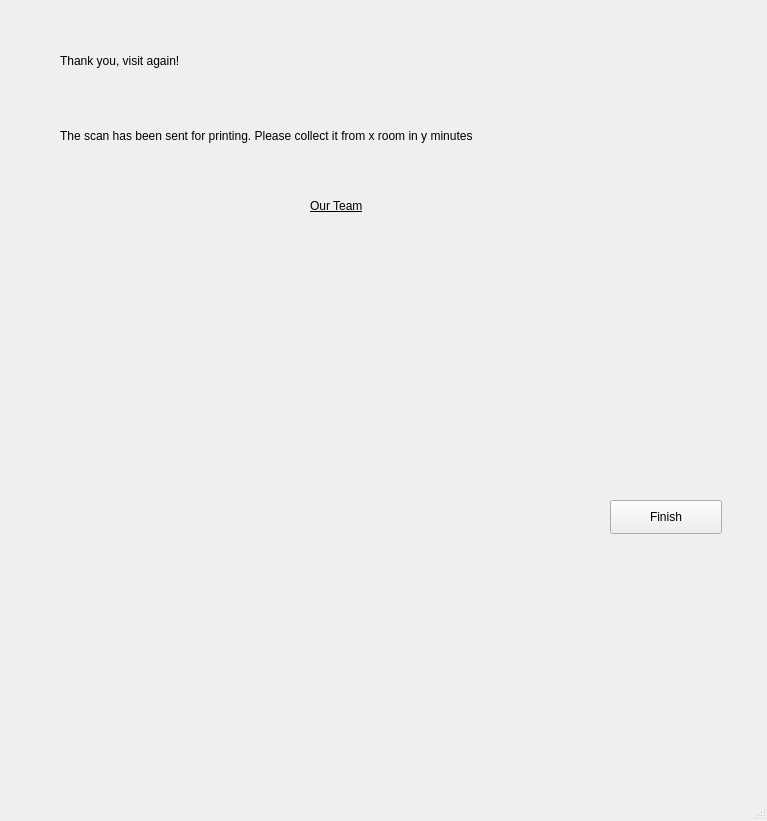
<?xml version="1.0" encoding="UTF-8"?>
<ui version="4.0">
 <class>MainWindow</class>
 <widget class="QMainWindow" name="MainWindow">
  <property name="geometry">
   <rect>
    <x>0</x>
    <y>0</y>
    <width>767</width>
    <height>821</height>
   </rect>
  </property>
  <property name="windowTitle">
   <string>MainWindow</string>
  </property>
  <widget class="QWidget" name="centralwidget">
   <widget class="QLabel" name="l3">
    <property name="geometry">
     <rect>
      <x>60</x>
      <y>110</y>
      <width>691</width>
      <height>51</height>
     </rect>
    </property>
    <property name="styleSheet">
     <string notr="true">font: 10pt &quot;Arial&quot;;</string>
    </property>
    <property name="text">
     <string>The scan has been sent for printing. Please collect it from x room in y minutes</string>
    </property>
   </widget>
   <widget class="QLabel" name="title5">
    <property name="geometry">
     <rect>
      <x>60</x>
      <y>20</y>
      <width>681</width>
      <height>81</height>
     </rect>
    </property>
    <property name="cursor">
     <cursorShape>ArrowCursor</cursorShape>
    </property>
    <property name="styleSheet">
     <string notr="true">font: 75 28pt &quot;BankGothic Lt BT&quot;;</string>
    </property>
    <property name="text">
     <string>Thank you, visit again!</string>
    </property>
   </widget>
   <widget class="QLabel" name="title6">
    <property name="geometry">
     <rect>
      <x>310</x>
      <y>180</y>
      <width>181</width>
      <height>51</height>
     </rect>
    </property>
    <property name="styleSheet">
     <string notr="true">font: 75 20pt &quot;Arial&quot;;
text-decoration: underline;



</string>
    </property>
    <property name="text">
     <string>Our Team</string>
    </property>
   </widget>
   <widget class="QLabel" name="Im5">
    <property name="geometry">
     <rect>
      <x>30</x>
      <y>230</y>
      <width>541</width>
      <height>541</height>
     </rect>
    </property>
    <property name="text">
     <string/>
    </property>
    <property name="pixmap">
     <pixmap>anshul.PNG</pixmap>
    </property>
   </widget>
   <widget class="QPushButton" name="pushButton">
    <property name="geometry">
     <rect>
      <x>610</x>
      <y>500</y>
      <width>112</width>
      <height>34</height>
     </rect>
    </property>
    <property name="text">
     <string>Finish</string>
    </property>
   </widget>
  </widget>
  <widget class="QMenuBar" name="menubar">
   <property name="geometry">
    <rect>
     <x>0</x>
     <y>0</y>
     <width>767</width>
     <height>31</height>
    </rect>
   </property>
  </widget>
  <widget class="QStatusBar" name="statusbar"/>
 </widget>
 <resources/>
 <connections/>
</ui>
